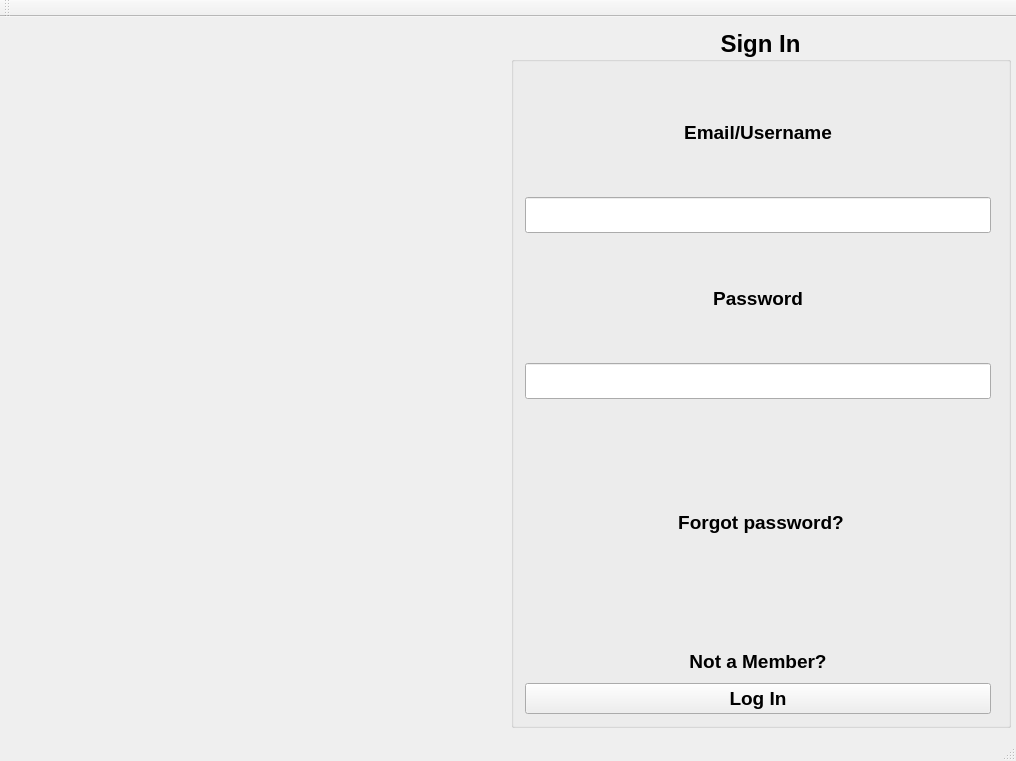
<?xml version="1.0" encoding="UTF-8"?>
<ui version="4.0">
 <class>Login</class>
 <widget class="QMainWindow" name="Login">
  <property name="geometry">
   <rect>
    <x>0</x>
    <y>0</y>
    <width>1016</width>
    <height>761</height>
   </rect>
  </property>
  <property name="minimumSize">
   <size>
    <width>1016</width>
    <height>761</height>
   </size>
  </property>
  <property name="maximumSize">
   <size>
    <width>1016</width>
    <height>761</height>
   </size>
  </property>
  <property name="windowTitle">
   <string>Login</string>
  </property>
  <widget class="QWidget" name="centralWidget">
   <layout class="QHBoxLayout" name="horizontalLayout">
    <item>
     <widget class="QLabel" name="logIn_picLabel">
      <property name="minimumSize">
       <size>
        <width>500</width>
        <height>700</height>
       </size>
      </property>
      <property name="maximumSize">
       <size>
        <width>500</width>
        <height>700</height>
       </size>
      </property>
      <property name="text">
       <string/>
      </property>
      <property name="scaledContents">
       <bool>false</bool>
      </property>
      <property name="alignment">
       <set>Qt::AlignCenter</set>
      </property>
     </widget>
    </item>
    <item>
     <widget class="QGroupBox" name="logIn_signinGroupBox">
      <property name="minimumSize">
       <size>
        <width>500</width>
        <height>700</height>
       </size>
      </property>
      <property name="maximumSize">
       <size>
        <width>500</width>
        <height>700</height>
       </size>
      </property>
      <property name="font">
       <font>
        <family>Arial</family>
        <pointsize>18</pointsize>
        <weight>75</weight>
        <bold>true</bold>
       </font>
      </property>
      <property name="title">
       <string>Sign In</string>
      </property>
      <property name="alignment">
       <set>Qt::AlignCenter</set>
      </property>
      <layout class="QGridLayout" name="gridLayout">
       <item row="2" column="0">
        <widget class="QLineEdit" name="logIn_emailLineEdit"/>
       </item>
       <item row="3" column="0">
        <widget class="QLabel" name="logIn_pwdLabel">
         <property name="font">
          <font>
           <family>Arial</family>
           <pointsize>14</pointsize>
           <weight>75</weight>
           <bold>true</bold>
          </font>
         </property>
         <property name="text">
          <string>Password</string>
         </property>
         <property name="alignment">
          <set>Qt::AlignCenter</set>
         </property>
        </widget>
       </item>
       <item row="4" column="0">
        <widget class="QLineEdit" name="logIn_pwdLineEdit">
         <property name="echoMode">
          <enum>QLineEdit::Password</enum>
         </property>
        </widget>
       </item>
       <item row="1" column="0">
        <widget class="QLabel" name="logIn_emailLabel">
         <property name="font">
          <font>
           <family>Arial</family>
           <pointsize>14</pointsize>
           <weight>75</weight>
           <bold>true</bold>
          </font>
         </property>
         <property name="text">
          <string>Email/Username</string>
         </property>
         <property name="alignment">
          <set>Qt::AlignCenter</set>
         </property>
        </widget>
       </item>
       <item row="5" column="0" rowspan="2" colspan="2">
        <widget class="QPushButton" name="logIn_forgetpwdPushButton">
         <property name="font">
          <font>
           <family>Arial</family>
           <pointsize>14</pointsize>
           <weight>75</weight>
           <bold>true</bold>
          </font>
         </property>
         <property name="text">
          <string>Forgot password?</string>
         </property>
         <property name="flat">
          <bool>true</bool>
         </property>
        </widget>
       </item>
       <item row="7" column="0">
        <widget class="QPushButton" name="logIn_registerPushButton">
         <property name="font">
          <font>
           <family>Arial</family>
           <pointsize>14</pointsize>
           <weight>75</weight>
           <bold>true</bold>
          </font>
         </property>
         <property name="text">
          <string>Not a Member?</string>
         </property>
         <property name="flat">
          <bool>true</bool>
         </property>
        </widget>
       </item>
       <item row="9" column="0">
        <widget class="QPushButton" name="logIn_loginPushButton">
         <property name="font">
          <font>
           <family>Arial</family>
           <pointsize>14</pointsize>
           <weight>75</weight>
           <bold>true</bold>
          </font>
         </property>
         <property name="text">
          <string>Log In</string>
         </property>
        </widget>
       </item>
      </layout>
     </widget>
    </item>
   </layout>
  </widget>
  <widget class="QMenuBar" name="menuBar">
   <property name="geometry">
    <rect>
     <x>0</x>
     <y>0</y>
     <width>1016</width>
     <height>17</height>
    </rect>
   </property>
  </widget>
  <widget class="QToolBar" name="mainToolBar">
   <attribute name="toolBarArea">
    <enum>TopToolBarArea</enum>
   </attribute>
   <attribute name="toolBarBreak">
    <bool>false</bool>
   </attribute>
  </widget>
  <widget class="QStatusBar" name="statusBar"/>
 </widget>
 <layoutdefault spacing="6" margin="11"/>
 <resources/>
 <connections/>
</ui>
